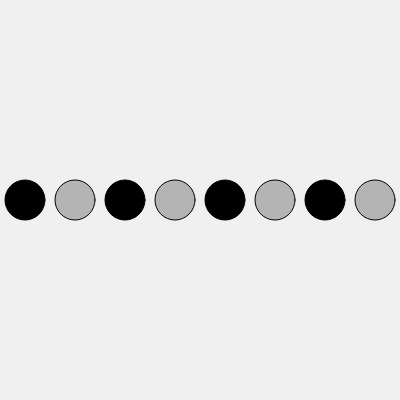
Frame 1 (no input)
Frame 60 (no input): identical to frame 1, image omitted
Frame 120 (the mouse pressed at the canvas centre since frame 60): identical to frame 1, image omitted

The p5.js sketch that drew this single still picture (run headless with seeded random() and noise() and a simulated clock; from frame 60 on, the mouse is pressed at the canvas centre):

// p5.js sketch
// ── sketch.js
// DM2008 — Activity 2b
// (Pattern Making, 40 min)

function setup() {
  createCanvas(400, 400);
}

function draw() {
  background(240);

  // Horizontal row of shapes
  for (let i = 0; i < width; i += 50) {
    // Alternate colors using % (modulo)
    if (i % 100 == 0) {
      fill(0);   // black
    } else {
      fill(180); // gray
    }
    ellipse(i + 25, height/2, 40);

    // TODO: change ellipse to rect, triangle, or something else
    // TODO: try varying size instead of color
  }

  // TODO: add one interaction (mouse or key) to change the rule
  // Example: if (mouseIsPressed) { fill(255, 0, 0); }
}
